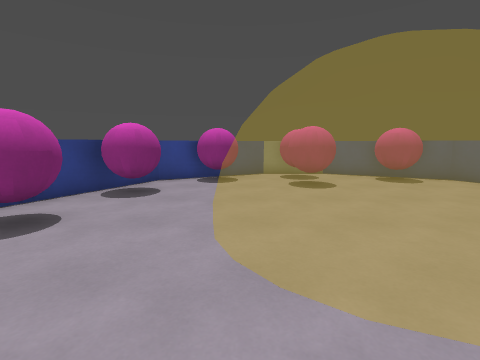
[1] (above)

12 first-person views from a walk through a Godot game level. The camera is 1.4 m above the floor, tilts 8° down and sees 85° across. The floor is counted in squares, 1 m on a side. Each view is taken from the middle of a square. On the plan, view 1 faces up. The plan holds only what a view shows up to about 13 squares ahead; the rest is blank. Characters and animated objects are not drawn. Some surface patterns are stand-ins.

[2]
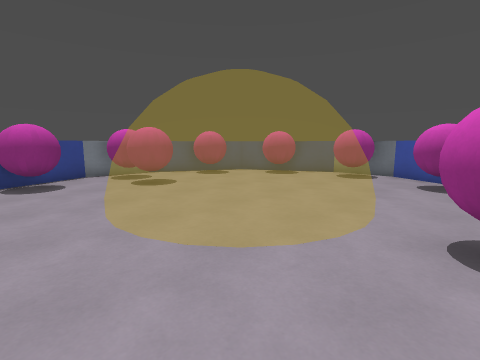

[3]
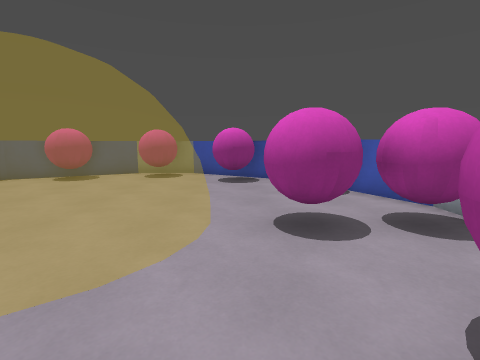

[4]
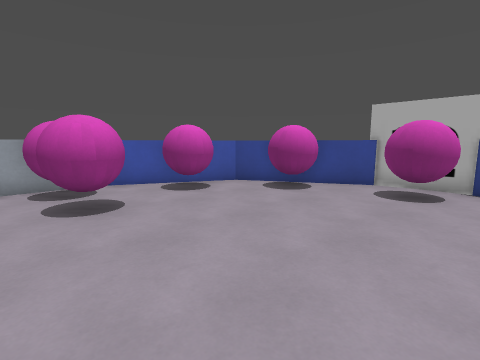

[5]
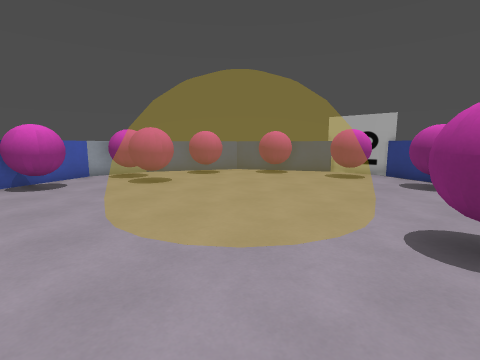

[6]
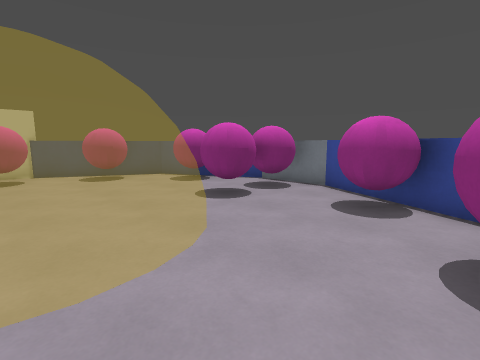

[7]
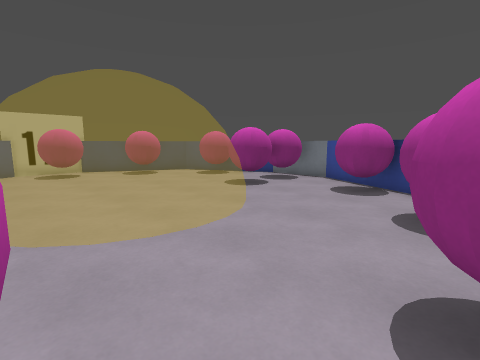

[8]
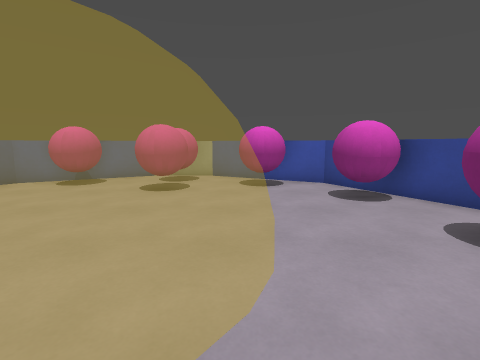

[9]
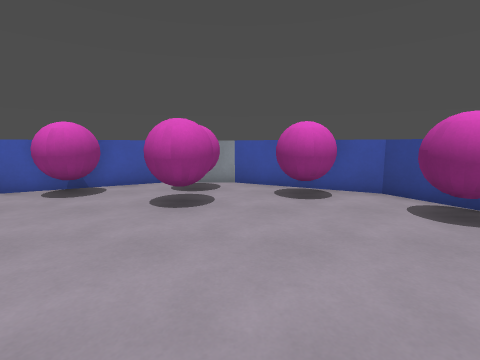

[10]
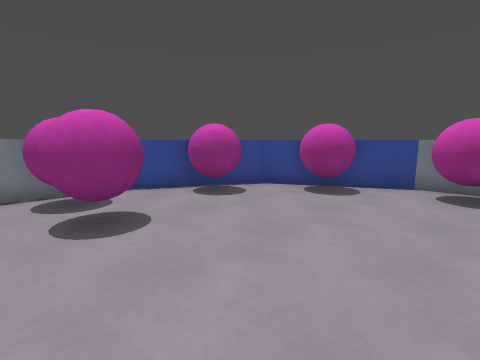

[11]
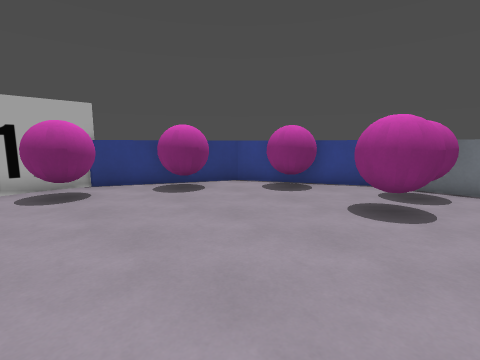

[12]
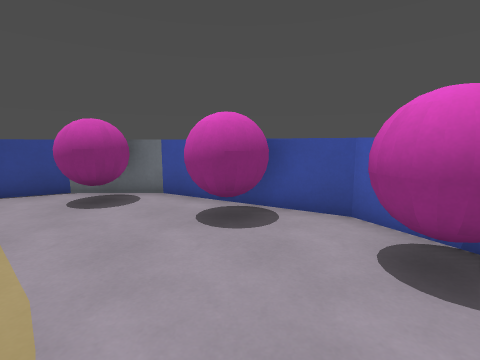

### Floor plan
Points are (right, up) in squares from view 1. A wall is a line through its corners. A room is listed if a view was taken in it or the views show most of it. See-through windows are left out.
Room 1 (views 1, 2, 3, 4, 5, 6, 7, 8, 9, 10, 11, 12)
walls: (1.5, 12.2) (1.1, 12.2) (-3.1, 10) (-5.4, 5.5); (-5.5, 5.9) (-5.5, 2.8); (-5.4, 3.1) (-3, -1.2) (1.3, -3.4); (10.3, 5.4) (10.3, 5.8) (8.1, 10) (3.9, 12.2) (3.5, 12.2); (3.6, -3.4) (7.9, -1.1) (10.3, 3.2)
objects: other object (-4, 4) to (-3, 5); other object (-3, 1) to (-3, 2); other object (-3, 7) to (-3, 8); other object (-1, -1) to (0, -1); other object (-1, 10) to (0, 10); other object (2, -3) to (3, -2); other object (2, -1) to (3, 0); other object (2, 9) to (3, 10); other object (2, 11) to (3, 12); other object (5, -1) to (6, -1); other object (6, 10) to (7, 10); other object (7, 1) to (8, 2); other object (8, 7) to (9, 8); other object (9, 4) to (10, 5)

Positions as (right, up) in squares from view 1, and headings:
1: (0, 0), facing up
2: (-2, 0), facing up-right
3: (-2, 1), facing right
4: (4, 6), facing down-left
5: (7, 9), facing down-left
6: (8, 4), facing up-left
7: (9, 2), facing up-left
8: (0, 8), facing down
9: (1, 6), facing down
10: (1, 4), facing up-right
11: (4, 3), facing up-left
12: (3, 1), facing right
